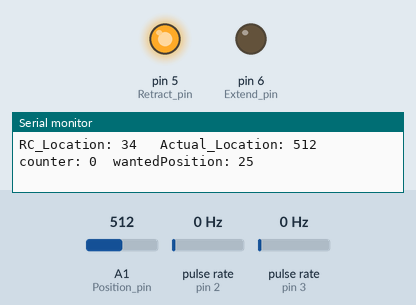
Simulated run of this sketch. Board: Arduino Uno, built with avr-gcc and run on an emulated ATmega328P. Shown: output pins drawn as LEDs (lit = HIGH), the last lines printed to the serial monitor. Wiring (inferred from the names in the program): 2 × pulse sensor: data pin 2 / data pin 3. The inputs (shaded band) are chosen by the test bench; at power-on: pulse rate (sensors on pin 2, pin 3) 0 Hz, A1 (Position_pin) = 512.

Above: at 1.2 s.
1.3 s: pulse rate (sensor on pin 2) set to 24 Hz
4.3 s: pulse rate (sensor on pin 2) set to 26 Hz
At 5.5 s:
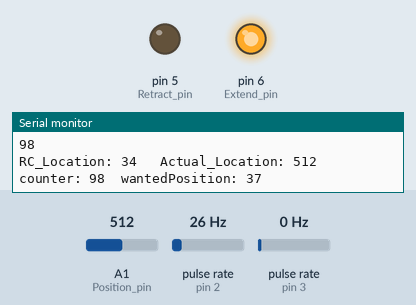
6.2 s: pulse rate (sensor on pin 3) set to 4 Hz
9.2 s: A1 (Position_pin) set to 214
12.2 s: A1 (Position_pin) set to 193
15.2 s: A1 (Position_pin) set to 527
18.2 s: A1 (Position_pin) set to 544
At 18.81 s:
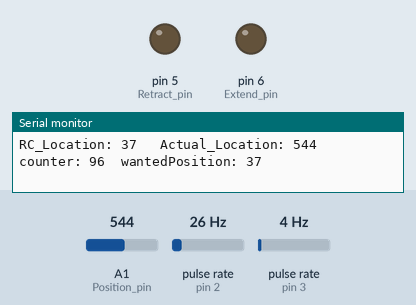
Timing chart, 0 to 21.2 s (numbered marks = the images above; inputs shaded):
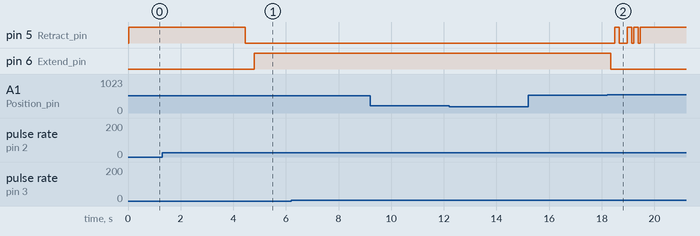

The sketch:

workingSteeringCode.ino
```cpp
//all pinout for linear actuator
const int rc_pin = 7;
const int Extend_pin = 6;
const int Retract_pin = 5;
const int Position_pin = A1;
int RC_duration;
int RC_location;
int actual_location;
int deadband = 10;


// constant values
const int actual_minValue = 73;
const int actual_maxValue = 709;
const int RC_minValue = 0;
const int RC_maxValue = 50;
volatile int wanted_Position = 0;
const bool forward = true;
const bool backward = false;

//variables for rotary encoder
volatile signed int temp = 0; //This variable will increase or decrease depending on the rotation of encoder
volatile signed int counter = 0;
const int rotary_encoder_pin_1 = 2;
const int rotary_encoder_pin_2 = 3;


void setup() {
Serial.begin(9600);

  //linear actuator pinout
  pinMode (rc_pin, INPUT);
  pinMode (Extend_pin, OUTPUT) ;
  pinMode (Retract_pin, OUTPUT);
  digitalWrite (Extend_pin, LOW) ;
  digitalWrite (Retract_pin, LOW) ;
  Serial.println("actual_location");
  pinMode (Position_pin, INPUT_PULLUP);


  //rotary encoder pinout
  pinMode(rotary_encoder_pin_1, INPUT_PULLUP); // internal pullup input pin 2
  pinMode(rotary_encoder_pin_2, INPUT_PULLUP); // internalเป็น pullup input pin 3
  //A rising pulse from encodenren activated ai0(). AttachInterrupt 0 is DigitalPin nr 2 on moust Arduino.
  attachInterrupt(0, ai0, RISING);
  //B rising pulse from encodenren activated ai1(). AttachInterrupt 1 is DigitalPin nr 3 on moust Arduino.
  attachInterrupt(1, ai1, RISING);


}

void ai0() {
  // ai0 is activated if DigitalPin nr 2 is going from LOW to HIGH
  // Check pin 3 to determine the direction
  if(digitalRead(3)==LOW) {
  counter++;
  }else{
  counter--;
  }
  }

  void ai1() {
  // ai0 is activated if DigitalPin nr 3 is going from LOW to HIGH
  // Check with pin 2 to determine the direction
  if(digitalRead(2)==LOW) {
  counter--;
  }else{
  counter++;
  }
  }


//given a direction and speed, start actuating arm.
void actuate(bool direc, int speed) {
 //true == forward, false == backward
 if (direc) {
   analogWrite(Extend_pin, speed);
   analogWrite(Retract_pin, 0);
 }
 else {
   analogWrite(Retract_pin, speed);
   analogWrite(Extend_pin, 0);
 }
}


void loop() {
 actual_location = analogRead(Position_pin);
 if( counter != temp ) {
  Serial.println (counter);
  temp = counter;
 }
 //remaps the actual location (272->1000 to 0 1000)
 RC_location = map (actual_location, actual_minValue, actual_maxValue, RC_minValue, RC_maxValue);


  Serial.println("RC_Location: " + String(RC_location) + "   Actual_Location: "+ String(actual_location) + "   counter: " + String(temp) + "  wantedPosition: " + String(wanted_Position));
  //Serial.println(digitalRead(Position_pin));


// if (Serial.available())
   //{
     // switch (Serial.read())
     // {
     //   case 'w':
     //     Serial.println("fullyForward");
     //     wanted_Position = 100;
     //     break;

     //   case 's':
     //     Serial.println("fullyBackwards");
     //     wanted_Position = 50;
     //     break;


     //   case 'd':
     //     Serial.println("middle");
     //     wanted_Position = 0;
     //     break;
   //   }


   wanted_Position = map((temp), -200, 200, RC_minValue, RC_maxValue);
   if (wanted_Position > RC_location) {
     actuate(forward, 255);
   }
   else if (wanted_Position < RC_location) {
     actuate(backward, 255);
   }
   else {
     actuate(forward, 0);
   }

 }
```

Measured:
- the behaviour switches between 25 and 26 Hz on pulse rate (sensor on pin 2) (found by bisection; images 0 and 1)
- the behaviour switches between 543 and 544 on A1 (Position_pin) (found by bisection; images 1 and 2)
- after the input at 18.2 s, pin 5 (Retract_pin): goes HIGH 0.16 s, LOW 0.32 s, HIGH 0.16 s, LOW 0.08 s, HIGH 0.16 s, LOW 0.08 s, then HIGH, starting after 0.30 s
